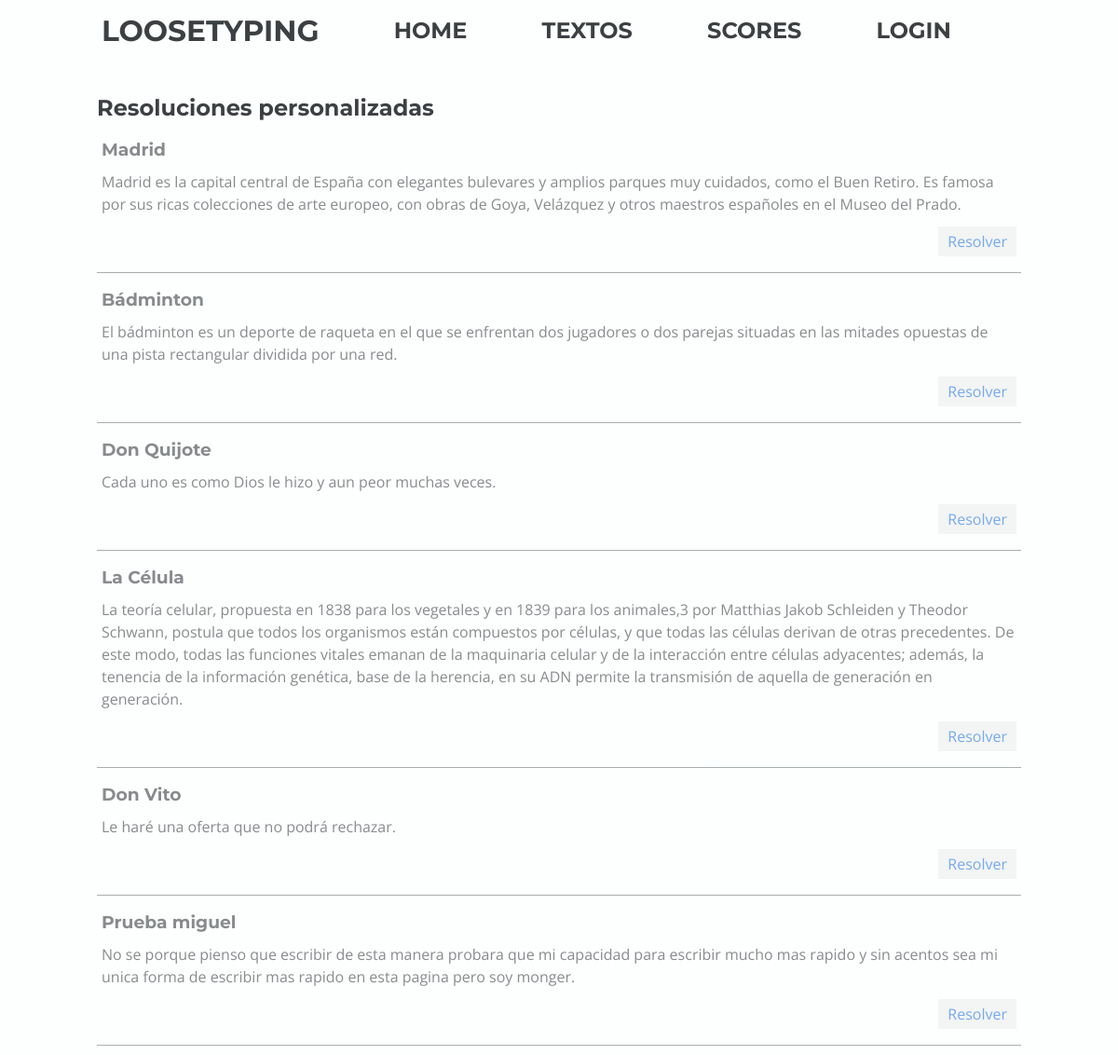
The page /views/custom.php on the database its author committed.
### tables this page shows
CREATE TABLE `textos` (
  `id` int(11) NOT NULL,
  `tit_text` varchar(50) DEFAULT NULL,
  `txt_text` text DEFAULT NULL,
  `lang_text` varchar(50) DEFAULT NULL,
  `id_cat` int(11) DEFAULT NULL,
  `ori_text` varchar(150) DEFAULT NULL,
  `created_at` timestamp NOT NULL DEFAULT current_timestamp() ON UPDATE current_timestamp()
);

### public_html/private/model/dao/daoText.php (called while the page is built, shortened)
<?php
class DaoText
{
    public static function getAllTexts()
    {
        $db= DbConnection::getInstance();
        $query = "SELECT * from textos";
        $commit=$db->prepare($query);
        $commit->execute();
        $arr=$commit->fetchAll();
        return $arr;
    }
}

### public_html/private/model/text.php (the view, shortened to what this page needs)
<?php
include_once('dao/daoText.php');
class Text
{
    private $id;
    private $titText;
    private $txtText;
    public function __construct($id="", $titText="", $txtText="", $lang="", $idCat="", $autorText="", $createdAt="")
    {
        $this->id=$id;
        $this->titText=$titText;
        $this->txtText=$txtText;
    }
    public static function getAllTexts()
    {
        $daoResult = DaoText::getAllTexts();
        $texts = array();
        foreach ($daoResult as $daoText) {
            array_push($texts, new Text($daoText['id'], $daoText['tit_text'], $daoText['txt_text'], $daoText['lang_text'], $daoText['id_cat'], $daoText['ori_text'], $daoText['created_at']));
        }
        return $texts;
    }
    public function imprimirParaResolver()
    {
        $html="";
        $html.=" <div  class='custom-text-container'>";
        $html.=" <h3>{$this->titText}</h3>";
        $html.="<p>{$this->txtText}</p>";
        $html.="<p class='button-text-container'><a class='button' href='../index.php?text={$this->id}'>Resolver</a></p>";
        $html.="</div>";
        return $html;
    }
}

### public_html/views/custom.php (shortened to what this page needs)
<?php
include_once('../private/model/text.php');
$texts = Text::getAllTexts();
?>
<!DOCTYPE html>
<html lang='es' dir='ltr'>
<head>
    <link rel="stylesheet" href="../css/reboot.css">
    <?php include "../includes/general-head.php" ?>
</head>
<body>
    <main>
        <?php include "../includes/nav.php" ?>
        <section>
            <h2><span class="ec ec-gift-heart"></span>
                Resoluciones personalizadas</h2>
            <?php
            foreach ($texts as $text) {
                echo $text->imprimirParaResolver();
            }
            ?>
        </section>
    </main>
</body>
</html>

### public_html/includes/general-head.php (shortened to what this page needs)
<link rel="stylesheet" href="../css/reboot.css">
<link rel='stylesheet' href='https://unpkg.com/emoji.css/dist/emoji.min.css'>
<link rel="stylesheet" href="../css/general.css">
<link id='dark-mode-css' rel='stylesheet' href='../css/darkmode.css'>

### public_html/includes/nav.php (shortened to what this page needs)
<nav>
    <ul>
        <li>
            <h1>
                <header>
                    <a class="navLink" id="navHeader" href="../index.php">
                        LOOSETYPING
                    </a>
                </header>
            </h1>
        </li>
        <li>
            <h2>
                <a class="navLink" href="../index.php">HOME</a>
            </h2>
        </li>
        <li>
            <h2>
                <a class="navLink" href="custom.php">TEXTOS</a>
            </h2>
        </li>
        <li>
            <h2>
                <a class="navLink" href="ranking.php">SCORES</a>
            </h2>
        </li>
        <li>
            <h2><?php
            if (isset($_SESSION) && !empty($_SESSION)) {
                $user=User::getByEmail($_SESSION['user']);
                if ($user->getPermisos()>1) {
                    echo '<div class="dropdown">
                        <a class="navLink" href="profile.php">PROFILE</a>
                        <div class="dropdown-content">
                         <a class="navLink" href="settings.php">SETTINGS</a>
                        </div>
                      </div>' ;
                } else {
                    echo ' <a class="navLink" href="profile.php">PROFILE</a>';
                }
            } else {
                echo ' <a class="navLink" href="login.php">LOGIN</a>';
            }
                 ?>
            </h2>
        </li>
    </ul>
</nav>

### public_html/css/reboot.css (style rules this page uses)
*, *::before, *::after { box-sizing: border-box; }
html { font-family: sans-serif; line-height: 1.15; -webkit-text-size-adjust: 100%; -ms-text-size-adjust: 100%; -ms-overflow-style: scrollbar; -webkit-tap-highlight-color: transparent; }
article, aside, dialog, figcaption, figure, footer, header, hgroup, main, nav, section { display: block; }
body { margin: 0; font-family: -apple-system, BlinkMacSystemFont, "Segoe UI", Roboto, "Helvetica Neue", Arial, sans-serif, "Apple Color Emoji", "Segoe UI Emoji", "Segoe UI Symbol"; font-size: 1rem; font-weight: normal; line-height: 1.5; color: #212529; text-align: left; background-color: #fff; }
h1, h2, h3, h4, h5, h6 { margin-top: 0; margin-bottom: 0.5rem; }
p { margin-top: 0; margin-bottom: 1rem; }
ol, ul, dl { margin-top: 0; margin-bottom: 1rem; }
a { color: #007bff; text-decoration: none; background-color: transparent; -webkit-text-decoration-skip: objects; }
a, area, button, [role="button"], input:not([type="range"]), label, select, summary, textarea { -ms-touch-action: manipulation; touch-action: manipulation; }

### public_html/css/general.css (style rules this page uses)
* { color: #3c4043; }
body { background-color: #fdfefe; }
h1, h2, h3, h4 { font-family: "Montserrat", sans-serif; font-weight: bold; color: #3c4043; }
p, span { font-family: "Open Sans", sans-serif; }
a:link { color: #1a73e8; }
.navLink:link { color: #3c4043; text-decoration: none; padding: 5px; }
li h1, li h2 { margin: 0; }
nav { max-width: 992px; margin: 0 auto; padding: 10px 0; }
nav ul { list-style-type: none; padding: 0; display: flex; flex-direction: row; justify-content: space-between; align-items: center; margin: 0; }
nav ul li { display: flex; justify-content: center; align-content: center; }
#navHeader { font-size: 1.3em; }
section { max-width: 992px; margin: 0 auto; padding: 30px 0 0 0; }
.custom-text-container { width: 100%; padding: 5px; border-bottom: 1px solid #707b7c; opacity: 0.6; margin-bottom: 10px; display: flex; flex-direction: column; }
.button-text-container { text-align: end; }
.button { padding: 5px 10px; background-color: #eee; border: none; color: #3c4043; }

### public_html/css/darkmode.css (style rules this page uses)
* { color: #fdfefe; }
body { background-color: #3c4043; }
h1, h2, h3, h4, p, span { color: #fdfefe; }
a:link { color: #fdfefe; font-weight: 600; }
.navLink:link { color: #fdfefe; text-decoration: none; padding: 5px; }
.button { padding: 5px 10px; color: #fdfefe; border: none; background-color: #707b7c; }

### rows shown on the page
textos: tit_text "Madrid", txt_text "Madrid es la capital central de España con elegantes bulevares y amplios parques muy cuidados, como el Buen Retiro. Es famosa por sus ricas colecciones de arte europeo, con obras de Goya, Velázquez y otros maestros españoles en el Museo del Prado."
textos: tit_text "Bádminton", txt_text "El bádminton es un deporte de raqueta en el que se enfrentan dos jugadores o dos parejas situadas en las mitades opuestas de una pista rectangular dividida por una red."
textos: tit_text "Don Quijote", txt_text "Cada uno es como Dios le hizo y aun peor muchas veces."
textos: tit_text "La Célula", txt_text "La teoría celular, propuesta en 1838 para los vegetales y en 1839 para los animales,3 por Matthias Jakob Schleiden y Theodor Schwann, postula que todos los organismos están compuestos por células, y que todas las células derivan de otras precedentes. De este modo, todas las funciones vitales emanan de la maquinaria celular y de la interacción entre células adyacentes; además, la tenencia de la información genética, base de la herencia, en su ADN permite la transmisión de aquella de generación en generación."
textos: tit_text "Don Vito", txt_text "Le haré una oferta que no podrá rechazar."
textos: tit_text "Prueba miguel", txt_text "No se porque pienso que escribir de esta manera probara que mi capacidad para escribir mucho mas rapido y sin acentos sea mi unica forma de escribir mas rapido en esta pagina pero soy monger."
